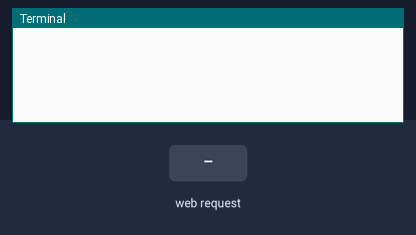
Recording of a program running on a simulated Raspberry Pi (BCM pin numbers). Parts: the last lines printed to the terminal. The inputs (shaded band) are chosen by the test bench. The camera gives no picture and a still takes 0.5 s; the clock reads 2024-03-15 10:24:30 at power-on unless the program sets it.

Above: at 1.2 s.
1.3 s: HTTP request for / received
At 2.5 s:
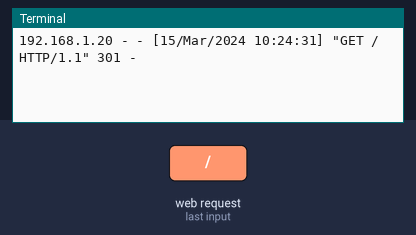
2.8 s: HTTP request for /index.html received
At 3.6 s:
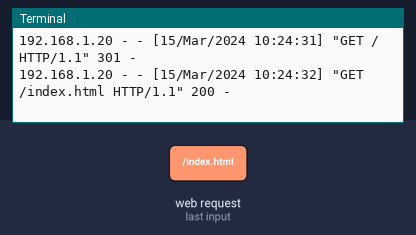
4.3 s: HTTP request for /stream.mjpg received
At 4.7 s:
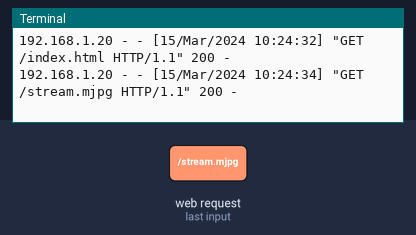

Measured:
- after the input at 1.3 s, the terminal: prints a new line at once (image 1)
- after the input at 2.8 s, the terminal: prints a new line at once (image 2)
- after the input at 4.3 s, the terminal: prints a new line at once (image 3)

The program:

stream.py
```python
import io
import logging
import socketserver
from http import server
from threading import Condition

from picamera2 import Picamera2
from picamera2.encoders import JpegEncoder
from picamera2.outputs import FileOutput

PAGE = """\
<html>
    <head>
        <script type="text/javascript">
        function realtimeClock() {
        var rtClock = new Date();

        var hours = rtClock.getHours();
        var minutes= rtClock.getMinutes();
        var seconds = rtClock.getSeconds();

        var amPm = (hours < 12) ? "AM" : "PM";
        hours = (hours > 12) ? hours - 12 : hours;

        hours = ("0" + hours).slice(-2);
        minutes = ("0" + minutes).slice(-2);
        seconds = ("0" + seconds).slice(-2);

        document.getElementById('clock').innerHTML =
            hours + " : " + minutes +  " : " + seconds + " " + amPm;
            var t = setTimeout(realtimeClock, 500);
    }

        </script>

        <style>
            body {background-color: powderblue;}
            h1 {color: white;
                font-family: courier;
                font-size: 250%;
                display: flex;
                justify-content: center;
            }
            img{
                display: block;
                margin-left: auto;
                margin-right: auto;
            }

            #clock{color: white;
                font-family: courier;
                font-size: 200%;
                display: flex;
                justify-content: center;
            }
        </style>

        <title>solar panel live view</title>
    </head>

    <body onload= "realtimeClock()">
        <h1>Solar Panel Live View</h1>
        <div id = "clock"> </div>
        <img src="stream.mjpg" width="640" height="480" />

    </body>
</html>


"""


class StreamingOutput(io.BufferedIOBase):
    def __init__(self):
        self.frame = None
        self.condition = Condition()

    def write(self, buf):
        with self.condition:
            self.frame = buf
            self.condition.notify_all()


class StreamingHandler(server.BaseHTTPRequestHandler):
    def do_GET(self):
        if self.path == '/':
            self.send_response(301)
            self.send_header('Location', '/index.html')
            self.end_headers()
        elif self.path == '/index.html':
            content = PAGE.encode('utf-8')
            self.send_response(200)
            self.send_header('Content-Type', 'text/html')
            self.send_header('Content-Length', len(content))
            self.end_headers()
            self.wfile.write(content)
        elif self.path == '/stream.mjpg':
            self.send_response(200)
            self.send_header('Age', 0)
            self.send_header('Cache-Control', 'no-cache, private')
            self.send_header('Pragma', 'no-cache')
            self.send_header('Content-Type', 'multipart/x-mixed-replace; boundary=FRAME')
            self.end_headers()
            try:
                while True:
                    with output.condition:
                        output.condition.wait()
                        frame = output.frame
                    self.wfile.write(b'--FRAME\r\n')
                    self.send_header('Content-Type', 'image/jpeg')
                    self.send_header('Content-Length', len(frame))
                    self.end_headers()
                    self.wfile.write(frame)
                    self.wfile.write(b'\r\n')
            except Exception as e:
                logging.warning(
                    'Removed streaming client %s: %s',
                    self.client_address, str(e))
        else:
            self.send_error(404)
            self.end_headers()


class StreamingServer(socketserver.ThreadingMixIn, server.HTTPServer):
    allow_reuse_address = True
    daemon_threads = True


picam2 = Picamera2()
picam2.configure(picam2.create_video_configuration(main={"size": (640, 480)}))
output = StreamingOutput()
picam2.start_recording(JpegEncoder(), FileOutput(output))

try:
    address = ('', 8000)
    server = StreamingServer(address, StreamingHandler)
    server.serve_forever()
finally:
    picam2.stop_recording()
```
